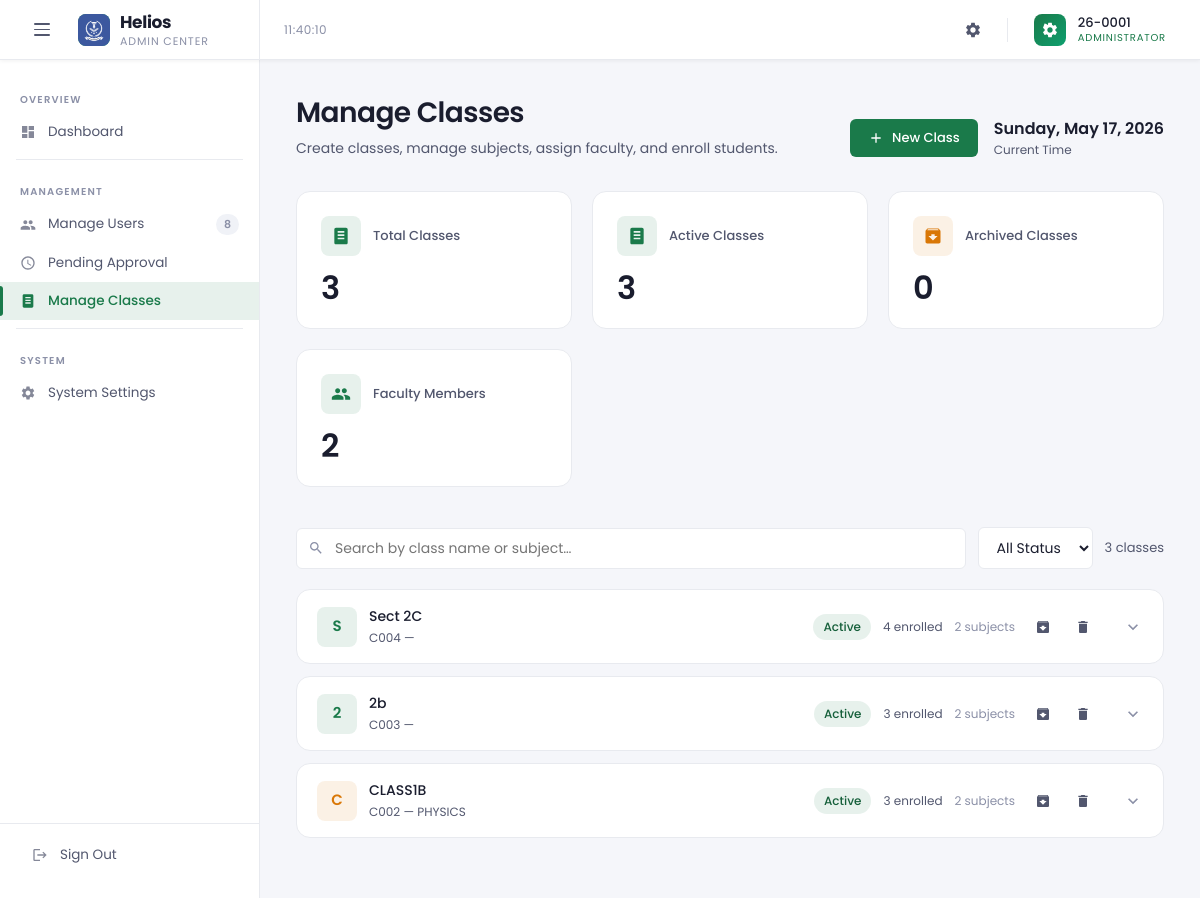
Screenshot of /role_admin_manageClasses.php (signed in) with the database file from the repository.
### tables this page shows
CREATE TABLE `classes` (
  `id` varchar(20) NOT NULL,
  `name` varchar(200) NOT NULL,
  `subject` varchar(200) NOT NULL,
  `description` text DEFAULT NULL,
  `status` enum('active','archived') NOT NULL DEFAULT 'active',
  `created_at` datetime NOT NULL DEFAULT current_timestamp()
);

### role_admin_manageClasses.php (the view, shortened to what this page needs)
<?php
require_once __DIR__ . '/db.php';
$username = htmlspecialchars($_SESSION['username']);
$allUsers = $pdo->query(
    "SELECT username, fullname, role, status FROM users ORDER BY fullname ASC"
)->fetchAll(PDO::FETCH_ASSOC);
$facultyUsers  = array_values(array_filter($allUsers, fn($u) => $u['role'] === 'faculty'));
$totalUsers    = count($allUsers);
$totalFaculty  = count($facultyUsers);
$allClasses = $pdo->query(
    "SELECT id, name, subject, description, status FROM classes ORDER BY created_at DESC"
)->fetchAll(PDO::FETCH_ASSOC);
$allSubjects = $pdo->query(
    "SELECT id, class_id, name, faculty FROM subjects ORDER BY created_at ASC"
)->fetchAll(PDO::FETCH_ASSOC);
$subjectsByClass = [];
foreach ($allSubjects as $s) {
    $subjectsByClass[$s['class_id']][] = $s;
}
$allClassMembers = $pdo->query(
    "SELECT class_id, COUNT(*) as cnt FROM class_members GROUP BY class_id"
)->fetchAll(PDO::FETCH_ASSOC);
$memberCountByClass = [];
foreach ($allClassMembers as $cm) {
    $memberCountByClass[$cm['class_id']] = (int)$cm['cnt'];
}
$totalClasses    = count($allClasses);
$activeClasses   = count(array_filter($allClasses, fn($c) => $c['status'] === 'active'));
$archivedClasses = count(array_filter($allClasses, fn($c) => $c['status'] === 'archived'));
?>
<!DOCTYPE html>
<html lang="en">
<head>
</head>
<body>
<header class="topbar">
    <div class="topbar-brand">
        <button class="menu-toggle" id="menuToggle" aria-label="Toggle menu">
            <span></span><span></span><span></span>
        </button>
        <div class="brand-icon">
            <img class="brand-logo-img brand-logo-light" src="img/Light Icon.png" alt="Helios">
        </div>
        <div class="brand-wordmark">Helios<span>Admin Center</span></div>
    </div>
    <div class="topbar-center">
        <span class="topbar-clock" id="liveClock"></span>
    </div>
    <div class="topbar-right">
        <a href="role_admin_systemSettings.php" class="topbar-icon-btn" title="System Settings">
            <svg><use href="#ic-settings"></use></svg>
        </a>
        <button type="button" class="avatar-btn" id="accountButton" aria-haspopup="dialog" aria-expanded="false">
            <div class="avatar-circle"></div>
            <div class="avatar-meta">
                <div class="avatar-name"><?= htmlspecialchars($username) ?></div>
                <div class="avatar-role">Administrator</div>
            </div>
        </button>
    </div>
</header>
<div class="body-wrap">
    <nav class="sidebar" id="sidebar">
        <div class="nav-section-label">Overview</div>
        <a href="dashboard_admin.php" class="nav-link">
            <svg><use href="#ic-dashboard"></use></svg> Dashboard
        </a>
        <div class="nav-divider"></div>
        <div class="nav-section-label">Management</div>
        <a href="role_admin_manageUsers.php" class="nav-link">
            <svg><use href="#ic-users"></use></svg> Manage Users
            <?php if ($totalUsers > 0): ?><span class="nav-badge dim"><?= $totalUsers ?></span><?php endif; ?>
        </a>
        <a href="pending_approval.php" class="nav-link">
            <svg><use href="#ic-pending"></use></svg> Pending Approval
        </a>
        <a href="role_admin_manageClasses.php" class="nav-link active">
            <svg><use href="#ic-class"></use></svg> Manage Classes
        </a>
        <div class="nav-divider"></div>
        <div class="nav-section-label">System</div>
        <a href="role_admin_systemSettings.php" class="nav-link">
            <svg><use href="#ic-settings"></use></svg> System Settings
        </a>
        <div class="sidebar-footer">
            <a href="logout.php" class="nav-link">
                <svg><use href="#ic-logout"></use></svg> Sign Out
            </a>
        </div>
    </nav>
    <main class="main" id="mainContent">
        <div class="page-header">
            <div>
                <h1 class="page-title">Manage Classes</h1>
                <p class="page-subtitle">Create classes, manage subjects, assign faculty, and enroll students.</p>
            </div>
            <div style="display:flex;align-items:center;gap:16px;">
                <button class="btn btn-green" onclick="openModal('modalCreateClass')">
                    <svg><use href="#ic-add"></use></svg> New Class
                </button>
                <div>
                    <div class="page-date" id="currentDate"></div>
                    <div class="page-date-sub">Current Time</div>
                </div>
            </div>
        </div>
        <div class="kpi-strip">
            <div class="kpi-card blue">
                <div class="kpi-header">
                    <div class="kpi-icon"><svg><use href="#ic-class"></use></svg></div>
                    <div class="kpi-label">Total Classes</div>
                </div>
                <div class="kpi-value" id="kpiTotal"><?= $totalClasses ?></div>
            </div>
            <div class="kpi-card green">
                <div class="kpi-header">
                    <div class="kpi-icon"><svg><use href="#ic-class"></use></svg></div>
                    <div class="kpi-label">Active Classes</div>
                </div>
                <div class="kpi-value" id="kpiActive"><?= $activeClasses ?></div>
            </div>
            <div class="kpi-card yellow">
                <div class="kpi-header">
                    <div class="kpi-icon"><svg><use href="#ic-archive"></use></svg></div>
                    <div class="kpi-label">Archived Classes</div>
                </div>
                <div class="kpi-value" id="kpiArchived"><?= $archivedClasses ?></div>
            </div>
            <div class="kpi-card blue">
                <div class="kpi-header">
                    <div class="kpi-icon"><svg><use href="#ic-users"></use></svg></div>
                    <div class="kpi-label">Faculty Members</div>
                </div>
                <div class="kpi-value"><?= $totalFaculty ?></div>
            </div>
        </div>
        <div class="toolbar">
            <div class="search-wrap">
                <input type="text" class="search-input" id="classSearch" placeholder="Search by class name or subject…">
            </div>
            <select class="filter-select" id="statusFilter">
                <option value="">All Status</option>
            </select>
            <span class="count-text" id="classCount"><?= $totalClasses ?> class<?= $totalClasses !== 1 ? 'es' : '' ?></span>
        </div>
        <div id="accordionList">
        <?php if (empty($allClasses)): ?>
            <div class="empty-state" id="emptyState">
                <svg viewBox="0 0 24 24" style="width:48px;height:48px;fill:var(--border-light);"><use href="#ic-class"></use></svg>
                <p>No classes yet. Click <strong>+ New Class</strong> to create your first one.</p>
            </div>
        <?php else: ?>
        <?php
        $iconColors = ['blue','green','yellow','red'];
        $i = 0;
        foreach ($allClasses as $class):
            $cId        = $class['id'];
            $cName      = $class['name'];
            $cSubject   = $class['subject'];
            $cMemberCnt = $memberCountByClass[$cId] ?? 0;
            $cStatus    = $class['status'];
            $cSubjects  = $subjectsByClass[$cId] ?? [];
            $color      = $iconColors[$i % count($iconColors)];
            $letter     = strtoupper(substr($cName, 0, 1));
            $i++;
        ?>
        <div class="class-accordion"
             data-name="<?= htmlspecialchars(strtolower($cName)) ?>"
             data-subject="<?= htmlspecialchars(strtolower($cSubject)) ?>"
             data-status="<?= htmlspecialchars($cStatus) ?>">
            <div class="class-accordion-header" onclick="toggleAccordion(this)">
                <div class="class-icon <?= $color ?>"><?= htmlspecialchars($letter) ?></div>
                <div style="flex:1;min-width:0;">
                    <div class="class-name"><?= htmlspecialchars($cName) ?></div>
                    <div class="class-id"><?= htmlspecialchars($cId) ?> &mdash; <?= htmlspecialchars($cSubject) ?></div>
                </div>
                <div style="display:flex;align-items:center;gap:12px;margin-right:12px;">
                    <span class="status-chip <?= htmlspecialchars($cStatus) ?>"><?= htmlspecialchars($cStatus) ?></span>
                    <span style="font-size:12px;color:var(--text-secondary);"><?= $cMemberCnt ?> enrolled</span>
                    <span style="font-size:12px;color:var(--text-muted);"><?= count($cSubjects) ?> subject<?= count($cSubjects) !== 1 ? 's' : '' ?></span>
                    <div class="action-btns" onclick="event.stopPropagation()">
                        <button class="btn-icon" title="<?= $cStatus === 'archived' ? 'Restore' : 'Archive' ?> class"
                                onclick="archiveClass('<?= htmlspecialchars($cId) ?>')">
                            <svg><use href="#ic-archive"></use></svg>
                        </button>
                        <button class="btn-icon danger" title="Delete class"
                                onclick="deleteClass('<?= htmlspecialchars($cId) ?>', '<?= htmlspecialchars(addslashes($cName)) ?>')">
                            <svg><use href="#ic-trash"></use></svg>
                        </button>
                    </div>
                </div>
                <svg class="accordion-chevron"><use href="#ic-chevron"></use></svg>
            </div>
        </div>
        <?php endforeach; ?>
        <?php endif; ?>
        </div>
    </main>
</div>
</body>
</html>

### rows the page displays
classes: name "S", name "Sect 2C", id "C004", status "Active", id "4", id "2"
classes: name "2", name "2b", id "C003", status "Active", id "3", id "2"
classes: name "C", name "CLASS1B", id "C002", subject "PHYSICS", status "Active", id "3", id "2"

### other values shown
$username "26-0001"
$totalUsers "8"
$totalClasses "3"
$activeClasses "3"
$archivedClasses "0"
$totalFaculty "2"
